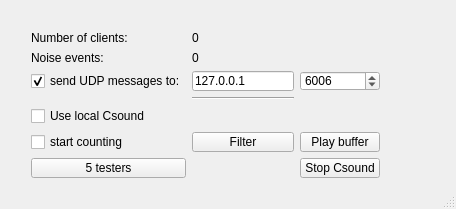
<?xml version="1.0" encoding="UTF-8"?>
<ui version="4.0">
 <class>NoiseWindow</class>
 <widget class="QMainWindow" name="NoiseWindow">
  <property name="geometry">
   <rect>
    <x>0</x>
    <y>0</y>
    <width>456</width>
    <height>209</height>
   </rect>
  </property>
  <property name="windowTitle">
   <string>NoiseWindow</string>
  </property>
  <widget class="QWidget" name="centralWidget">
   <widget class="QWidget" name="layoutWidget">
    <property name="geometry">
     <rect>
      <x>20</x>
      <y>20</y>
      <width>371</width>
      <height>168</height>
     </rect>
    </property>
    <layout class="QGridLayout" name="gridLayout">
     <item row="4" column="0">
      <widget class="QCheckBox" name="csoundCheckBox">
       <property name="text">
        <string>Use local Csound</string>
       </property>
      </widget>
     </item>
     <item row="1" column="0">
      <widget class="QLabel" name="label_2">
       <property name="text">
        <string>Noise events:</string>
       </property>
      </widget>
     </item>
     <item row="6" column="2">
      <widget class="QPushButton" name="stopButton">
       <property name="text">
        <string>Stop Csound</string>
       </property>
      </widget>
     </item>
     <item row="5" column="0">
      <widget class="QCheckBox" name="countCheckBox">
       <property name="text">
        <string>start counting</string>
       </property>
      </widget>
     </item>
     <item row="5" column="2">
      <widget class="QPushButton" name="playBufferButton">
       <property name="text">
        <string>Play buffer</string>
       </property>
      </widget>
     </item>
     <item row="0" column="0">
      <widget class="QLabel" name="label">
       <property name="text">
        <string>Number of clients:</string>
       </property>
      </widget>
     </item>
     <item row="6" column="0">
      <widget class="QPushButton" name="testerButton">
       <property name="text">
        <string>5 testers</string>
       </property>
      </widget>
     </item>
     <item row="2" column="0">
      <widget class="QCheckBox" name="udpCheckBox">
       <property name="text">
        <string>send UDP messages to:</string>
       </property>
       <property name="checked">
        <bool>true</bool>
       </property>
      </widget>
     </item>
     <item row="3" column="1">
      <widget class="Line" name="line">
       <property name="orientation">
        <enum>Qt::Horizontal</enum>
       </property>
      </widget>
     </item>
     <item row="5" column="1">
      <widget class="QPushButton" name="filterButton">
       <property name="text">
        <string>Filter</string>
       </property>
      </widget>
     </item>
     <item row="1" column="1">
      <widget class="QLabel" name="noiseEventsLabel">
       <property name="text">
        <string>0</string>
       </property>
      </widget>
     </item>
     <item row="0" column="1">
      <widget class="QLabel" name="numberOfClientsLabel">
       <property name="text">
        <string>0</string>
       </property>
      </widget>
     </item>
     <item row="2" column="1">
      <widget class="QLineEdit" name="ipLineEdit">
       <property name="text">
        <string>127.0.0.1</string>
       </property>
      </widget>
     </item>
     <item row="2" column="2">
      <widget class="QSpinBox" name="portSpinBox">
       <property name="minimum">
        <number>1000</number>
       </property>
       <property name="maximum">
        <number>60000</number>
       </property>
       <property name="value">
        <number>6006</number>
       </property>
      </widget>
     </item>
    </layout>
   </widget>
  </widget>
  <widget class="QStatusBar" name="statusBar"/>
 </widget>
 <layoutdefault spacing="6" margin="11"/>
 <resources/>
 <connections/>
</ui>
